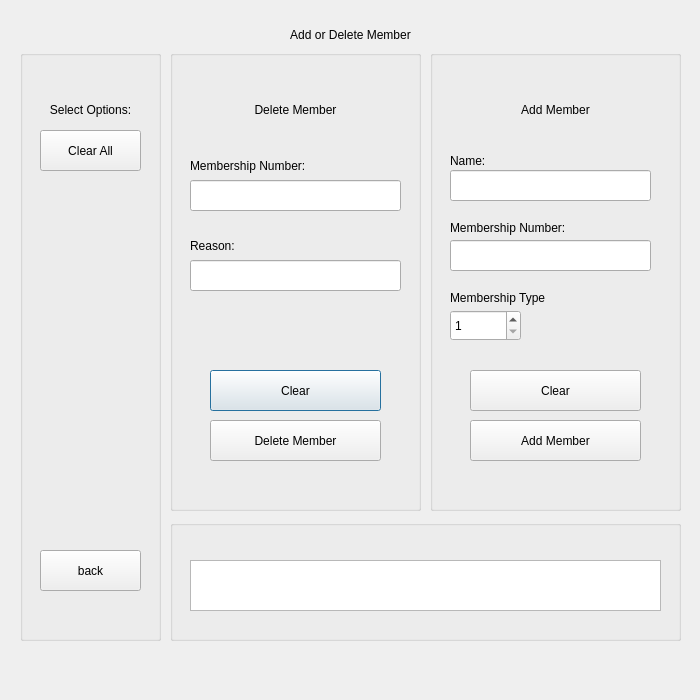
<?xml version="1.0" encoding="UTF-8"?>
<ui version="4.0">
 <class>AdminMember</class>
 <widget class="QDialog" name="AdminMember">
  <property name="geometry">
   <rect>
    <x>0</x>
    <y>0</y>
    <width>700</width>
    <height>700</height>
   </rect>
  </property>
  <property name="windowTitle">
   <string>Dialog</string>
  </property>
  <widget class="QGroupBox" name="groupBox_3">
   <property name="geometry">
    <rect>
     <x>170</x>
     <y>50</y>
     <width>251</width>
     <height>461</height>
    </rect>
   </property>
   <property name="title">
    <string/>
   </property>
   <widget class="QLabel" name="label_3">
    <property name="geometry">
     <rect>
      <x>30</x>
      <y>50</y>
      <width>191</width>
      <height>21</height>
     </rect>
    </property>
    <property name="text">
     <string>&lt;html&gt;&lt;head/&gt;&lt;body&gt;&lt;p align=&quot;center&quot;&gt;Delete Member&lt;/p&gt;&lt;/body&gt;&lt;/html&gt;</string>
    </property>
   </widget>
   <widget class="QHoverSensitiveButton" name="clear2">
    <property name="geometry">
     <rect>
      <x>40</x>
      <y>320</y>
      <width>171</width>
      <height>41</height>
     </rect>
    </property>
    <property name="text">
     <string>Clear</string>
    </property>
   </widget>
   <widget class="QHoverSensitiveButton" name="delbutton">
    <property name="geometry">
     <rect>
      <x>40</x>
      <y>370</y>
      <width>171</width>
      <height>41</height>
     </rect>
    </property>
    <property name="text">
     <string>Delete Member</string>
    </property>
   </widget>
   <widget class="QLabel" name="delname_2">
    <property name="geometry">
     <rect>
      <x>20</x>
      <y>100</y>
      <width>121</width>
      <height>31</height>
     </rect>
    </property>
    <property name="text">
     <string>Membership Number:</string>
    </property>
   </widget>
   <widget class="QLineEdit" name="delnumber">
    <property name="geometry">
     <rect>
      <x>20</x>
      <y>130</y>
      <width>211</width>
      <height>31</height>
     </rect>
    </property>
   </widget>
   <widget class="QLabel" name="reasonlabel">
    <property name="geometry">
     <rect>
      <x>20</x>
      <y>180</y>
      <width>121</width>
      <height>31</height>
     </rect>
    </property>
    <property name="text">
     <string>Reason:</string>
    </property>
   </widget>
   <widget class="QLineEdit" name="delreason">
    <property name="geometry">
     <rect>
      <x>20</x>
      <y>210</y>
      <width>211</width>
      <height>31</height>
     </rect>
    </property>
   </widget>
  </widget>
  <widget class="QGroupBox" name="groupBox">
   <property name="geometry">
    <rect>
     <x>20</x>
     <y>50</y>
     <width>141</width>
     <height>591</height>
    </rect>
   </property>
   <property name="title">
    <string/>
   </property>
   <widget class="QLabel" name="label_4">
    <property name="geometry">
     <rect>
      <x>0</x>
      <y>50</y>
      <width>141</width>
      <height>21</height>
     </rect>
    </property>
    <property name="text">
     <string>&lt;html&gt;&lt;head/&gt;&lt;body&gt;&lt;p align=&quot;center&quot;&gt;Select Options:&lt;/p&gt;&lt;/body&gt;&lt;/html&gt;</string>
    </property>
   </widget>
   <widget class="QHoverSensitiveButton" name="clearAll">
    <property name="geometry">
     <rect>
      <x>20</x>
      <y>80</y>
      <width>101</width>
      <height>41</height>
     </rect>
    </property>
    <property name="text">
     <string>Clear All</string>
    </property>
   </widget>
   <widget class="QHoverSensitiveButton" name="back">
    <property name="geometry">
     <rect>
      <x>20</x>
      <y>500</y>
      <width>101</width>
      <height>41</height>
     </rect>
    </property>
    <property name="text">
     <string>back</string>
    </property>
   </widget>
  </widget>
  <widget class="QGroupBox" name="groupBox_2">
   <property name="geometry">
    <rect>
     <x>430</x>
     <y>50</y>
     <width>251</width>
     <height>461</height>
    </rect>
   </property>
   <property name="title">
    <string/>
   </property>
   <widget class="QLabel" name="label_2">
    <property name="geometry">
     <rect>
      <x>30</x>
      <y>50</y>
      <width>191</width>
      <height>21</height>
     </rect>
    </property>
    <property name="text">
     <string>&lt;html&gt;&lt;head/&gt;&lt;body&gt;&lt;p align=&quot;center&quot;&gt;Add Member&lt;/p&gt;&lt;/body&gt;&lt;/html&gt;</string>
    </property>
   </widget>
   <widget class="QHoverSensitiveButton" name="clear1">
    <property name="geometry">
     <rect>
      <x>40</x>
      <y>320</y>
      <width>171</width>
      <height>41</height>
     </rect>
    </property>
    <property name="text">
     <string>Clear</string>
    </property>
   </widget>
   <widget class="QHoverSensitiveButton" name="addbutton">
    <property name="geometry">
     <rect>
      <x>40</x>
      <y>370</y>
      <width>171</width>
      <height>41</height>
     </rect>
    </property>
    <property name="text">
     <string>Add Member</string>
    </property>
   </widget>
   <widget class="QLineEdit" name="addname">
    <property name="geometry">
     <rect>
      <x>20</x>
      <y>120</y>
      <width>201</width>
      <height>31</height>
     </rect>
    </property>
   </widget>
   <widget class="QLabel" name="label_5">
    <property name="geometry">
     <rect>
      <x>20</x>
      <y>100</y>
      <width>61</width>
      <height>21</height>
     </rect>
    </property>
    <property name="text">
     <string>Name:</string>
    </property>
   </widget>
   <widget class="QLineEdit" name="addnumber">
    <property name="geometry">
     <rect>
      <x>20</x>
      <y>190</y>
      <width>201</width>
      <height>31</height>
     </rect>
    </property>
   </widget>
   <widget class="QLabel" name="label_6">
    <property name="geometry">
     <rect>
      <x>20</x>
      <y>170</y>
      <width>121</width>
      <height>16</height>
     </rect>
    </property>
    <property name="text">
     <string>Membership Number:</string>
    </property>
   </widget>
   <widget class="QSpinBox" name="spinBox">
    <property name="geometry">
     <rect>
      <x>20</x>
      <y>260</y>
      <width>71</width>
      <height>31</height>
     </rect>
    </property>
    <property name="minimum">
     <number>1</number>
    </property>
    <property name="maximum">
     <number>2</number>
    </property>
   </widget>
   <widget class="QLabel" name="label_7">
    <property name="geometry">
     <rect>
      <x>20</x>
      <y>240</y>
      <width>211</width>
      <height>16</height>
     </rect>
    </property>
    <property name="text">
     <string>Membership Type</string>
    </property>
   </widget>
  </widget>
  <widget class="QLabel" name="label">
   <property name="geometry">
    <rect>
     <x>10</x>
     <y>20</y>
     <width>681</width>
     <height>31</height>
    </rect>
   </property>
   <property name="text">
    <string>&lt;html&gt;&lt;head/&gt;&lt;body&gt;&lt;p align=&quot;center&quot;&gt;Add or Delete Member&lt;/p&gt;&lt;/body&gt;&lt;/html&gt;</string>
   </property>
  </widget>
  <widget class="QGroupBox" name="groupBox_4">
   <property name="geometry">
    <rect>
     <x>170</x>
     <y>520</y>
     <width>511</width>
     <height>121</height>
    </rect>
   </property>
   <property name="title">
    <string/>
   </property>
   <widget class="QTextEdit" name="descbox">
    <property name="geometry">
     <rect>
      <x>20</x>
      <y>40</y>
      <width>471</width>
      <height>51</height>
     </rect>
    </property>
    <property name="font">
     <font>
      <pointsize>12</pointsize>
     </font>
    </property>
   </widget>
  </widget>
 </widget>
 <customwidgets>
  <customwidget>
   <class>QHoverSensitiveButton</class>
   <extends>QPushButton</extends>
   <header>qhoversensitivebutton.h</header>
  </customwidget>
 </customwidgets>
 <resources/>
 <connections/>
</ui>
